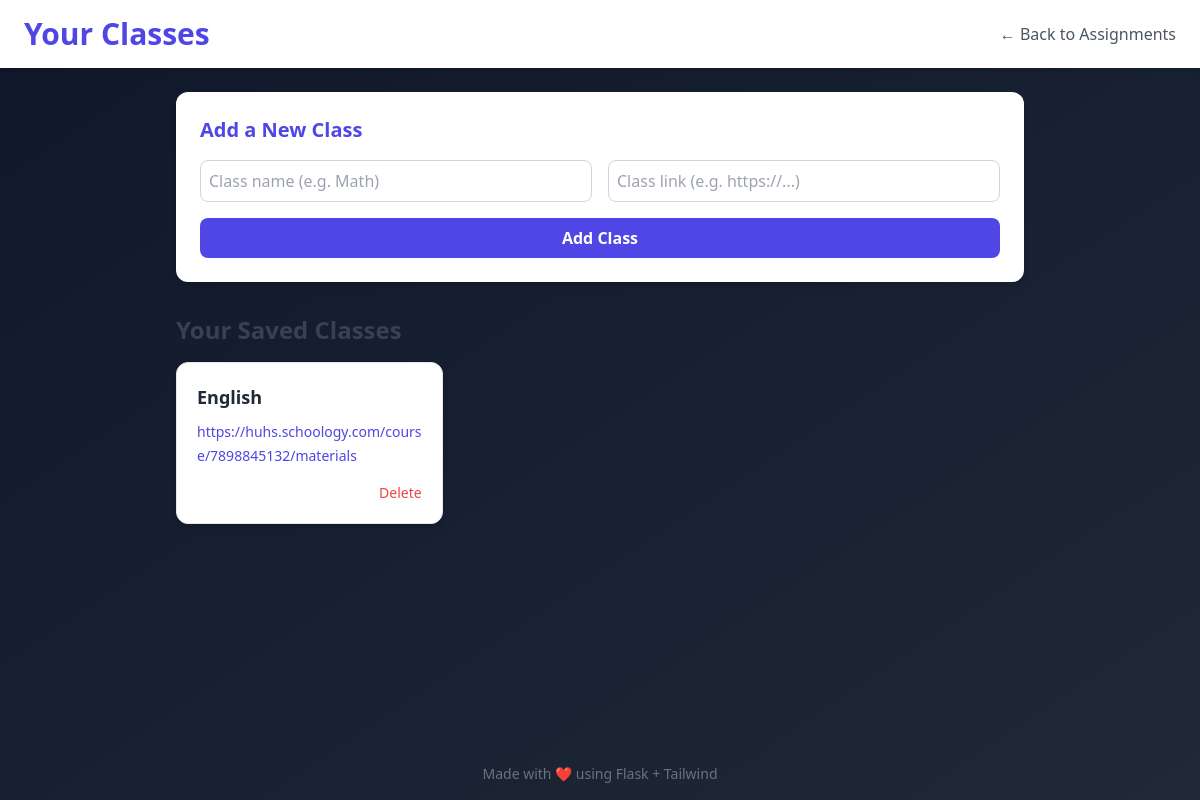
Page /classes (signed in) on the committed database.
### tables this page shows
CREATE TABLE class_links (
                id INTEGER PRIMARY KEY AUTOINCREMENT,
                user_id INTEGER,
                class_name TEXT NOT NULL,
                link TEXT NOT NULL,
                FOREIGN KEY(user_id) REFERENCES users(id)
            );

### app.py (the view, shortened to what this page needs)
@app.route("/classes", methods=["GET", "POST"])
def manage_classes():
    if "user_id" not in session:
        return redirect(url_for("login"))
    if not feature_enabled("manage_classes", default=True):
        return render_template("disabled.html"), 403
    conn = get_connection()
    c = conn.cursor()
    try:
        if IS_POSTGRES:
            c.execute("SELECT * FROM class_links WHERE user_id = %s ORDER BY class_name ASC", (session["user_id"],))
        else:
            c.execute("SELECT * FROM class_links WHERE user_id = ? ORDER BY class_name ASC", (session["user_id"],))
        links = c.fetchall()
    finally:
        conn.close()
    return render_template("classes.html", classes=links)

### app.py (called while the page is built, shortened)
def feature_enabled(key: str, default: bool = True) -> bool:
    return app.config.get("FEATURE_FLAGS", {}).get(key, default)

def get_connection():
    if IS_POSTGRES:
        return psycopg2.connect(DATABASE_URL, cursor_factory=RealDictCursor)
    conn = sqlite3.connect("assignments.db")
    conn.row_factory = sqlite3.Row
    return conn

def row_val(row, key):
    if row is None:
        return None
    try:
        return row[key]
    except Exception:
        try:
            return getattr(row, key, None)
        except Exception:
            return None

def get_maintenance():
    if os.path.exists(MAINTENANCE_FILE):
        with open(MAINTENANCE_FILE) as f:
            try:
                return json.load(f).get("enabled", False)
            except json.JSONDecodeError:
                return False
    return False

@app.context_processor
def inject_dark_mode():
    dark = False
    if session.get("user_id"):
        conn = get_connection()
        c = conn.cursor()
        try:
            if IS_POSTGRES:
                c.execute("SELECT dark_mode FROM users WHERE id = %s", (session["user_id"],))
            else:
                c.execute("SELECT dark_mode FROM users WHERE id = ?", (session["user_id"],))
            r = c.fetchone()
            val = row_val(r, "dark_mode")
            if val is not None:
                try:
                    dark = bool(int(val)) if str(val) in ("0", "1") else bool(val)
                except Exception:
                    dark = bool(val)
        finally:
            conn.close()
    return {"dark_mode": dark}

@app.before_request
def check_for_maintenance():
    if not get_maintenance():
        return None

### templates/classes.html (shortened to what this page needs)
<!DOCTYPE html>
<html lang="en">
<head>
  <script src="https://cdn.tailwindcss.com"></script>
</head>
<body class="{% if dark_mode %}bg-gradient-to-br from-slate-900 to-gray-800 min-h-screen font-sans text-gray-100 flex flex-col{% else %}bg-gradient-to-br from-blue-50 to-indigo-100 min-h-screen font-sans text-gray-800 flex flex-col{% endif %}">
  <header class="bg-white shadow-md py-4 px-6 flex justify-between items-center">
    <h1 class="text-3xl font-bold text-indigo-600">Your Classes</h1>
    <a href="{{ url_for('index') }}" class="text-gray-600 hover:text-indigo-600 font-medium">
      ← Back to Assignments
    </a>
  </header>
  <main class="flex-1 p-6 max-w-4xl mx-auto">
    <section class="bg-white rounded-xl shadow-md p-6 mb-8">
      <h2 class="text-xl font-semibold text-indigo-600 mb-4">Add a New Class</h2>
      <form action="{{ url_for('manage_classes') }}" method="POST" class="grid md:grid-cols-2 gap-4">
        <input type="text" name="class_name" placeholder="Class name (e.g. Math)" required class="border border-gray-300 rounded-lg p-2 focus:ring focus:ring-indigo-200">
        <input type="text" name="link" placeholder="Class link (e.g. https://...)" required class="border border-gray-300 rounded-lg p-2 focus:ring focus:ring-indigo-200">
        <button type="submit" class="col-span-2 bg-indigo-600 text-white font-semibold py-2 rounded-lg hover:bg-indigo-700 transition">
          Add Class
        </button>
      </form>
    </section>
    <section>
      <h2 class="text-2xl font-semibold text-gray-700 mb-4">Your Saved Classes</h2>
      {% if classes %}
        <div class="grid sm:grid-cols-2 lg:grid-cols-3 gap-6">
          {% for c in classes %}
          <div class="bg-white rounded-xl shadow-md p-5 border border-gray-200 hover:shadow-lg transition">
            <h3 class="text-lg font-semibold text-gray-800 mb-2 capitalize">{{ c.class_name }}</h3>
            <a href="{{ c.link }}" target="_blank" class="text-indigo-600 hover:underline text-sm break-all">{{ c.link }}</a>
            <div class="mt-4 flex justify-end">
              <a href="{{ url_for('delete_class_link', id=c.id) }}" class="text-red-500 text-sm font-medium hover:underline">Delete</a>
            </div>
          </div>
          {% endfor %}
        </div>
      {% else %}
        <p class="text-center text-gray-500 italic mt-8">You haven’t added any classes yet.</p>
      {% endif %}
    </section>
  </main>
  <footer class="text-center text-sm text-gray-500 py-4 mt-auto">
    Made with ❤️ using Flask + Tailwind
  </footer>
</body>
</html>

### rows in the picture
class_links: class_name "English", link "https://huhs.schoology.com/course/7898845132/materials"
